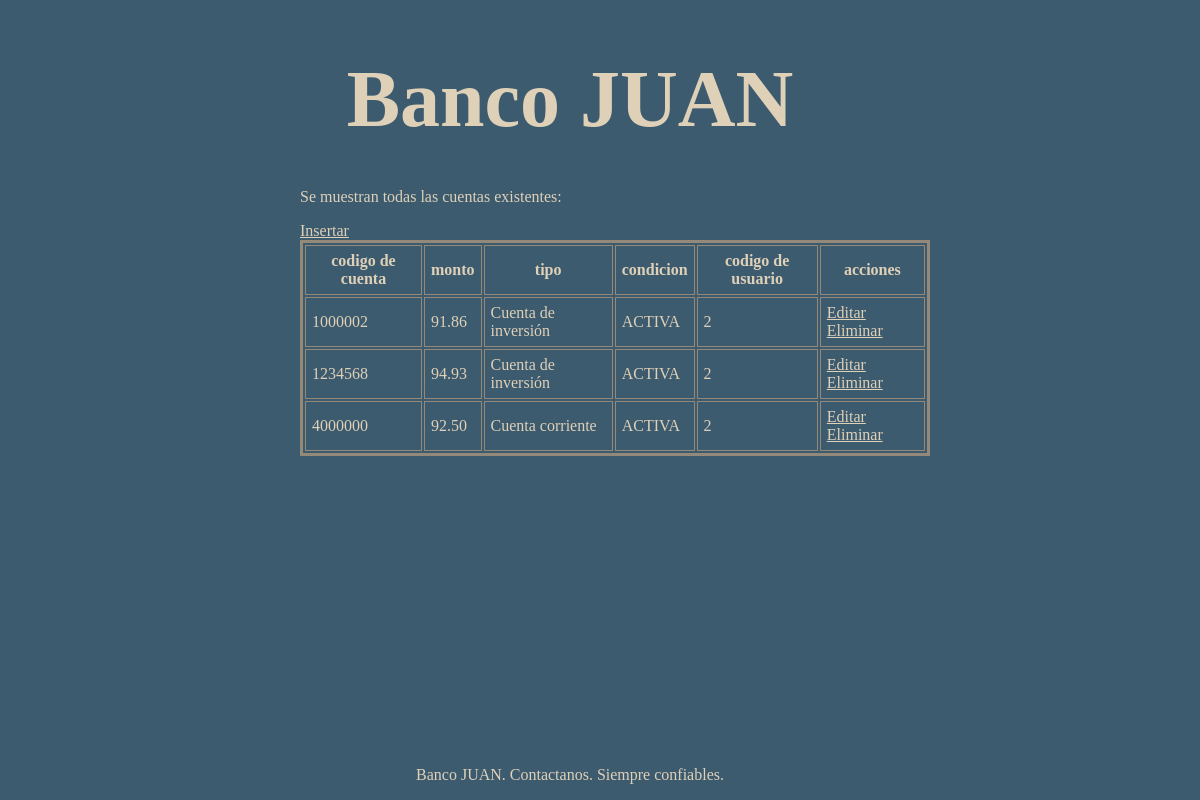
The app's page /ejercicio2/b_usuario.php?codusuario=2 with its own data.
### tables this page shows
CREATE TABLE `cuenta` (
  `codcuenta` int(11) NOT NULL,
  `monto` decimal(10,2) DEFAULT NULL,
  `tipo` varchar(50) DEFAULT NULL,
  `condicion` varchar(50) DEFAULT NULL,
  `codUsuario` int(11) DEFAULT NULL
);

### ejercicio2/b_usuario.php (the view)
<?php include "header_estilo.inc.php";?>
<?php
    $codusuario=$_GET["codusuario"];
    include("conexion.inc.php");
    $sql = "SELECT codcuenta, monto, tipo, condicion, codUsuario
            FROM cuenta
            WHERE condicion LIKE 'ACTIVA' AND codUsuario = '$codusuario';";
    $tabla = mysqli_query($conn, $sql);
?>
<div class="tabla">
<br><p>Se muestran todas las cuentas existentes:</p>
<table>
    <tr>
    <th>codigo de cuenta</th>
    <th>monto</th>
    <th>tipo</th>
    <th>condicion</th>
    <th>codigo de usuario</th>
    <th>acciones</th>
    </tr>
<?php
echo "<a href=formInsertar.php?codusuario=".$codusuario.">Insertar</a>";
while($row = mysqli_fetch_array($tabla))
    {
            echo "<tr>
            <td>".$row["codcuenta"]."</td>
            <td>".$row["monto"]."</td>
            <td>".$row["tipo"]."</td>
            <td>".$row["condicion"]."</td>
            <td>".$row["codUsuario"]."</td>
            <td>
            <a href=formActualizar.php?codusuario=".$codusuario."&codcuenta=".$row["codcuenta"].">Editar</a>
            <a href=eliminar.php?codusuario=".$codusuario."&codcuenta=".$row["codcuenta"].">Eliminar</a>
            </td>
            </tr>";
    }
?>
</table>
</div>
<?php include "footer_estilo.inc.php";?>

### ejercicio2/styles.css (style rules this page uses)
body { margin: 0; background-color: #3C5B6F; color: #DFD0B8; height: auto; padding-bottom: 100px; }
table { width: 70%; border: 3px solid #948979; }
th, td { border: 1px solid #948979; padding: 6px; }
.tabla { margin-left: 300px; }
.tabla a { color: #DFD0B8; }

### records on screen
cuenta: codcuenta "1000002", monto "91.86", tipo "Cuenta de inversión", condicion "ACTIVA", codUsuario "2"
cuenta: codcuenta "1234568", monto "94.93", tipo "Cuenta de inversión", condicion "ACTIVA", codUsuario "2"
cuenta: codcuenta "4000000", monto "92.50", tipo "Cuenta corriente", condicion "ACTIVA", codUsuario "2"
